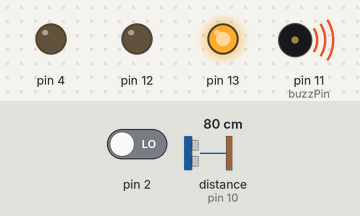
Recording of a sketch running on a simulated Arduino Uno, built with avr-gcc and run on an emulated ATmega328P. Parts: output pins drawn as LEDs (lit = HIGH), buzzer (waves = sounding, pin HIGH). Wiring (inferred from the names in the program): ultrasonic range finder: trigger pin 9; echo pin 10. The test bench sets the inputs (shaded band); at power-on: pin 2 LOW, distance to the obstacle (sensor on pin 10) 80 cm. The echo pulse lasts 58.3 µs per cm; pins used as bus, display or sensor lines are not drawn.

Above: at 1.29 s.
1.3 s: pin 2 driven HIGH
At 2.3 s:
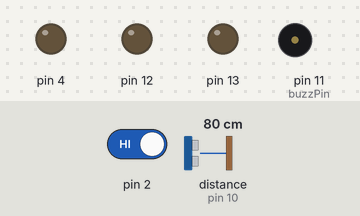
2.9 s: distance to the obstacle (sensor on pin 10) set to 34 cm
4.4 s: distance to the obstacle (sensor on pin 10) set to 30 cm
At 4.74 s:
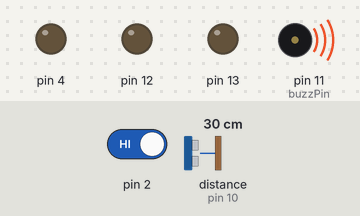
7.4 s: pin 2 driven LOW
At 8.7 s:
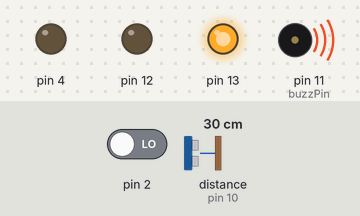
Timing chart, 0 to 10.0 s (numbered marks = the images above; inputs shaded):
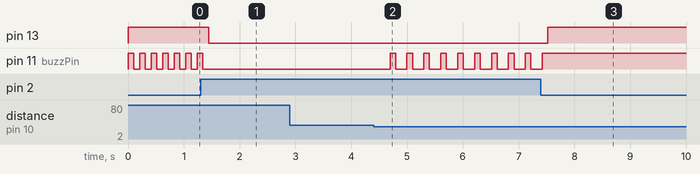

Measured:
- the behaviour switches between 32 and 31 cm on distance to the obstacle (sensor on pin 10) (found by bisection; images 1 and 2)
- after the input at 1.3 s, pin 13: HIGH → LOW after 0.14 s; pin 11 (buzzPin): goes on until 1.3 s, then stays LOW
- after the input at 2.9 s, every drawn part: stays the same
- after the input at 4.4 s, pin 11 (buzzPin): alternates HIGH for 0.10 s and LOW for 0.20 s, starting after 0.30 s
- after the input at 7.4 s, pin 13: LOW → HIGH after 0.13 s; pin 11 (buzzPin): goes on until 7.4 s, then stays HIGH
- by itself, pin 11 (buzzPin): alternates HIGH for 0.11 s and LOW for 0.10 s

The sketch:

IRandUVcode.ino
```cpp
int gnd=12;
int gnd1=4;
int led=13;
int led1=8;
int sensor=2;
int state=LOW;
int val=0;
int const trigPin = 9;
int const echoPin = 10;
int const buzzPin = 11;

void setup()
{
pinMode(12,OUTPUT);
digitalWrite(12,LOW);

pinMode(4,OUTPUT);
digitalWrite(4,LOW);

pinMode(13,OUTPUT);
  pinMode(2,INPUT);
  Serial.begin(9600);

pinMode(trigPin, OUTPUT); // trig pin will have pulses output
pinMode(echoPin, INPUT); // echo pin should be input to get pulse width
pinMode(buzzPin, OUTPUT); // buzz pin is output to control buzzering
  }


void loop(){
    val=digitalRead(2);

        if(val==HIGH)
    {
      digitalWrite(13,LOW);
      digitalWrite(11,LOW);
         delay(200);
        if(state==HIGH)
        {state=LOW;}
    }

    else
    {
    digitalWrite(13,HIGH);
      digitalWrite(11,HIGH);
    delay(100);

   if(state==HIGH)
   {state=HIGH;}
    }

 // Duration will be the input pulse width and distance will be the distance to the obstacle in centimeters
int duration, distance;
// Output pulse with 1ms width on trigPin
digitalWrite(trigPin, HIGH);
delay(1);
digitalWrite(trigPin, LOW);
// Measure the pulse input in echo pin
  duration = pulseIn(echoPin, HIGH);
  // Distance is half the duration devided by 29.1 (from datasheet)
  distance = (duration/2) / 29.1;
// if distance less than 0.5 meter and more than 0 (0 or less means over range)
if (distance <= 30 && distance >= 0)
{
// Buzz

digitalWrite(8, HIGH);
digitalWrite(buzzPin, HIGH);

}
else
{
// Don't buzz
digitalWrite(8, LOW);

digitalWrite(buzzPin, LOW);

}
// Waiting 60 ms won't hurt any one
delay(100);
    }
```
